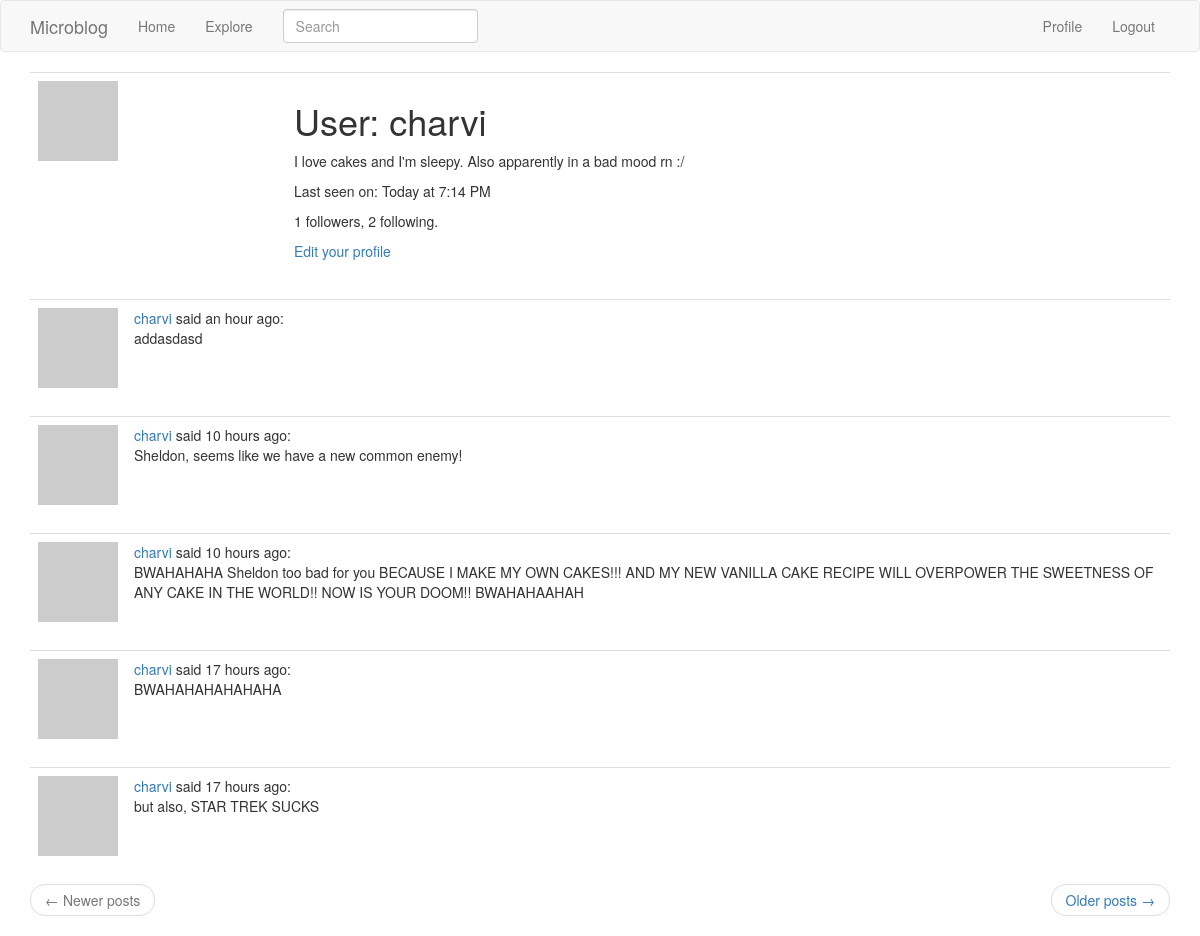
/user/charvi (signed in), run on an earlier commit of the app's database.
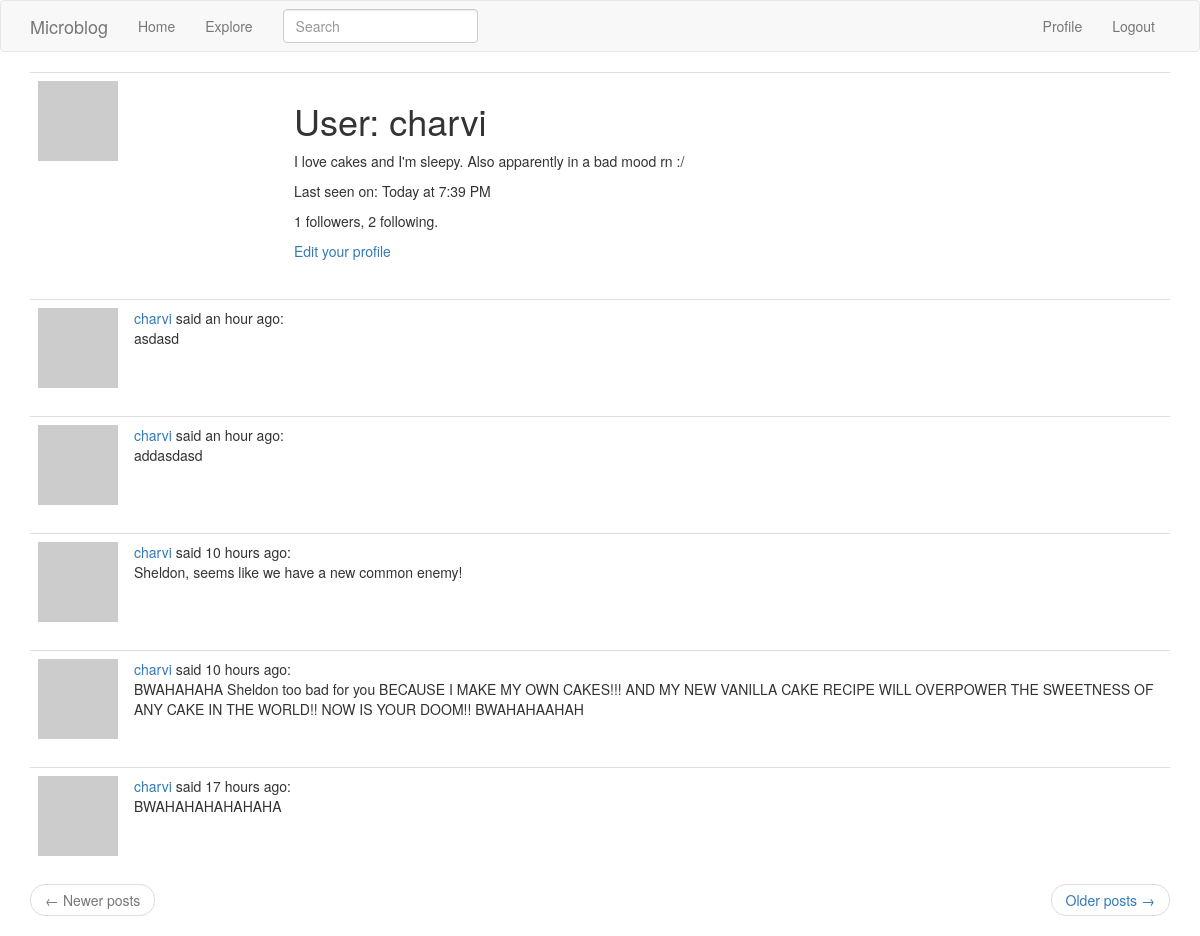
And on a later commit of the database.
### app/sql/models.py (models this page shows, shortened)
class User(UserMixin,db.Model):
    id = db.Column(db.Integer, primary_key=True)
    username = db.Column(db.String(64), index=True, unique=True)
    email = db.Column(db.String(120),index=True, unique=True)
    password_hash = db.Column(db.String(128))
    posts = db.relationship('Post',backref='author',lazy='dynamic')
    about_me = db.Column(db.String(140))
    last_seen = db.Column(db.DateTime,default=datetime.utcnow)
    followed = db.relationship(
        'User',secondary=followers,
        primaryjoin=(followers.c.follower_id==id),
        secondaryjoin=(followers.c.followed_id==id),
        backref=db.backref('followers',lazy='dynamic'),
        lazy='dynamic'
    )
    def avatar(self,size):
        digest = md5(self.email.lower().encode('utf-8')).hexdigest()
        return f'https://www.gravatar.com/avatar/{digest}?d=identicon&s={size}'

class SearchableMixin(object):
    @classmethod
    def before_commit(cls,session):
        session._changes = {
            "add": list(session.new),
            "update": list(session.dirty),
            "delete": list(session.deleted)
        }
    @classmethod
    def after_commit(cls,session):
        for obj in session._changes['add']:
            if isinstance(obj, SearchableMixin):
                add_to_index(obj.__tablename__,obj)
        for obj in session._changes['update']:
            if isinstance(obj, SearchableMixin):
                add_to_index(obj.__tablename__,obj)
        for obj in session._changes['delete']:
            if isinstance(obj,SearchableMixin):
                remove_from_index(obj.__tablename__,obj)
        session._changes = None

class Post(SearchableMixin,db.Model):
    __searchable__ = ['body']
    id = db.Column(db.Integer,primary_key=True)
    body = db.Column(db.String(140))
    timestamp = db.Column(db.DateTime,index=True,default=datetime.utcnow)
    user_id = db.Column(db.Integer,db.ForeignKey('user.id'))

### app/main/routes.py (the view)
@bp.route('/user/<username>')
@login_required
def user(username):
    user = User.query.filter_by(username=username).first_or_404()
    page = request.args.get('page',1,type=int)
    posts = user.posts.order_by(Post.timestamp.desc()).paginate(page,current_app.config['POSTS_PER_PAGE'],False)
    next_url = url_for('main.user',username=user.username,page=posts.next_num) if posts.has_next else None
    prev_url = url_for('main.user',username=user.username,page=posts.prev_num) if posts.has_prev else None
    form = EmptyForm()
    return render_template('user.html',user=user,posts=posts.items,form=form,next_url=next_url,prev_url=prev_url)

### app/main/forms.py
class SearchForm(FlaskForm):
    q = StringField("Search",validators=[DataRequired()])
    def __init__(self, *args, **kwargs):
        if 'formdata' not in kwargs:
            kwargs['formdata'] = request.args
        if 'csrf_enabled' not in kwargs:
            kwargs['csrf_enabled'] = False
        super(SearchForm,self).__init__(*args,**kwargs)

class EmptyForm(FlaskForm):
    submit = SubmitField('Submit')

### app/main/routes.py (called while the page is built)
@bp.before_app_request
def before_request():
    if current_user.is_authenticated:
        current_user.last_seen = datetime.utcnow()
        db.session.commit()
        g.search_form = SearchForm()

### app/sql/models.py (called while the page is built)
@login.user_loader
def load_user(id):
    return User.query.get(int(id))

### app/main/templates/user.html (shortened to what this page needs)
{% extends "base.html" %}
{% block app_content %}
    <table class="table table-hover">
        <tr>
            <td width="256px"><img src="{{ user.avatar(256) }}"></td>
            <td>
                <h1>User: {{ user.username }}</h1>
                {% if user.about_me %}<p>{{ user.about_me }}</p>{% endif %}
                {% if user.last_seen %}
                    <p>Last seen on: {{ moment(user.last_seen).calendar() }}</p>
                {% endif %}
                <p>{{ user.followers.count() }} followers, {{ user.followed.count() }} following.</p>
                {% if user == current_user %}
                <p><a href="{{ url_for('main.edit_profile') }}">Edit your profile</a></p>
                {% endif %}
            </td>
        </tr>
    </table>
    {% for post in posts %}
        {% include '_post.html' %}
    {% endfor %}
    <nav aria-label="...">
        <ul class="pager">
            <li class="previous{% if not prev_url %} disabled{% endif %}">
                <a href="{{ prev_url or '#' }}">
                    <span aria-hidden="true">&larr;</span> Newer posts
                </a>
            </li>
            <li class="next{% if not next_url %} disabled{% endif %}">
                <a href="{{ next_url or '#' }}">
                    Older posts <span aria-hidden="true">&rarr;</span>
                </a>
            </li>
        </ul>
    </nav>
{% endblock %}

### app/templates/_post.html
    <table class="table table-hover">
        <tr>
            <td width="70px">
                <a href="{{ url_for('main.user', username=post.author.username) }}">
                    <img src="{{ post.author.avatar(70) }}" />
                </a>
            </td>
            <td>
                <a href="{{ url_for('main.user', username=post.author.username) }}">
                    {{ post.author.username }}
                </a>
                said {{ moment(post.timestamp).fromNow() }}:
                <br>
                {{ post.body }}
            </td>
        </tr>
    </table>

What changed in the data, as far as the page shows it:
no longer on this page (row unchanged): Post: author.username "charvi", timestamp "17 hours ago", body "but also, STAR TREK SUCKS"
changed User "charvi": last_seen "Today at 7:14 PM" → "Today at 7:39 PM"
added Post: author.username "charvi", timestamp "an hour ago", body "asdasd"
